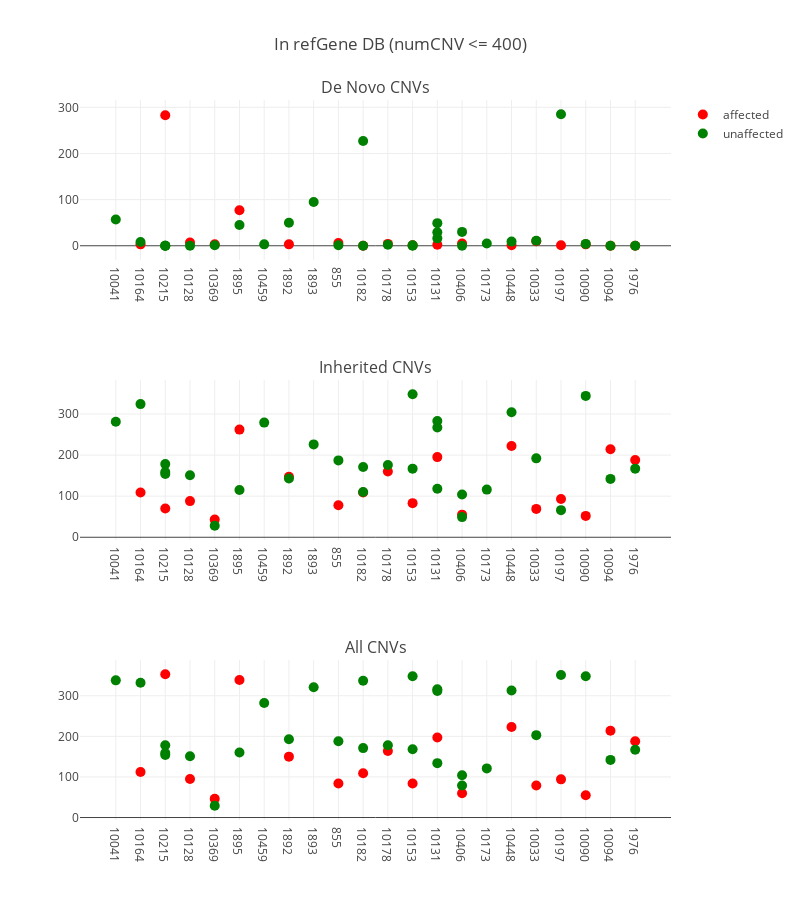
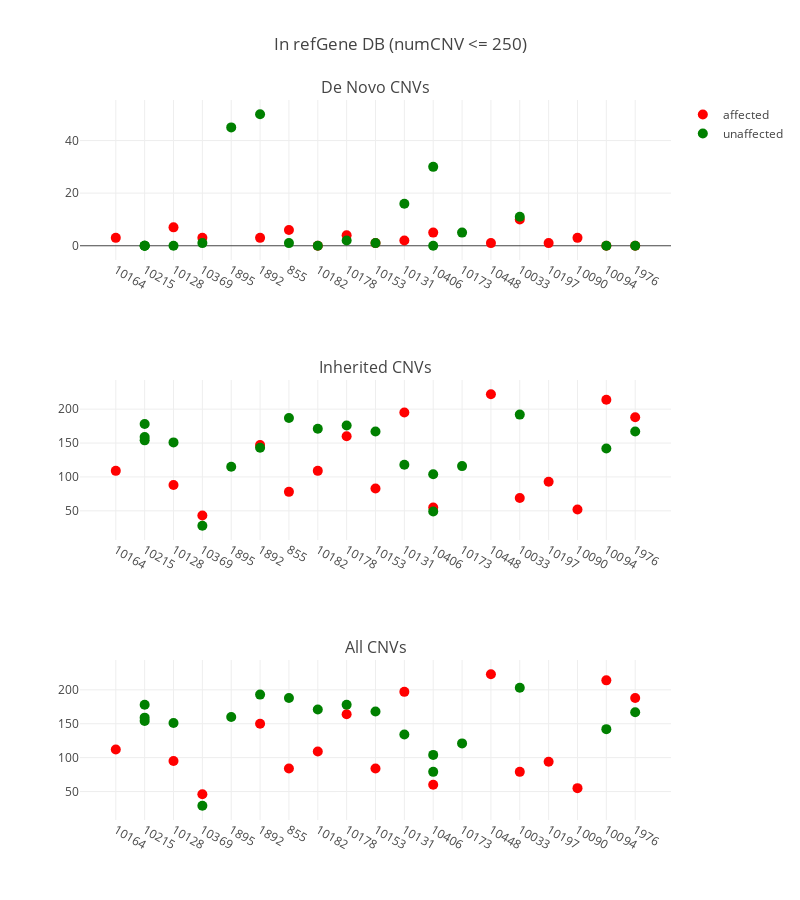

Write notebook code for charts like these, in order.
### Code cell
plot_cnvs('/data/sudregp/cnv/penncnv/results/summary_refgene_400.csv',
          'In refGene DB (numCNV <= 400)')
plot_cnvs('/data/sudregp/cnv/penncnv/results/summary_refgene_250.csv',
          'In refGene DB (numCNV <= 250)')

### Figure 1 — Plotly figure (JSON) as saved in the notebook; plotly's stock layout.template omitted (floating-point values rounded to 4 significant figures)
{"data": [{"hoverinfo": "text+y", "marker": {"color": "red", "size": 10}, "mode": "markers", "name": "affected", "showlegend": true, "text": ["CLIA_400122", "CLIA_400125", "CLIA_400153", "CCGO_800980", "CLIA_400132", "CLIA_400134", "CLIA_400216", "CLIA_400121", "CLIA_400131", "CLIA_400128", "CLIA_400140", "CLIA_400178", "CLIA_400205", "CLIA_400127", "CLIA_400129", "CLIA_400123", "CLIA_400130", "CLIA_400204"], "type": "scatter", "x": [1, 2, 3, 4, 5, 7, 9, 10, 11, 12, 13, 14, 16, 17, 18, 19, 20, 21], "xaxis": "x1", "y": [3, 283, 7, 3, 77, 3, 6, 0, 4, 1, 2, 5, 1, 10, 1, 3, 0, 0], "yaxis": "y1"}, {"hoverinfo": "text+y", "hovertext": ["CLIA_400155", "CLIA_400135", "CLIA_400191", "CLIA_400189", "CLIA_400193", "CLIA_400152", "CCGO_800979", "CLIA_400158", "CLIA_400209", "CLIA_400175", "CLIA_400162", "CLIA_400133", "CLIA_400170", "CLIA_400172", "CLIA_400159", "CLIA_400210", "CLIA_400212", "CLIA_400138", "CLIA_400139", "CLIA_400142", "CLIA_400179", "CLIA_400180", "CLIA_400148", "CLIA_400200", "CLIA_400166", "CLIA_400181", "CLIA_400195", "CLIA_400144", "CLIA_400201"], "marker": {"color": "green", "size": 10}, "mode": "markers", "name": "unaffected", "showlegend": true, "type": "scatter", "x": [0, 1, 2, 2, 2, 3, 4, 5, 6, 7, 8, 9, 10, 10, 11, 12, 12, 13, 13, 13, 14, 14, 15, 16, 17, 18, 19, 20, 21], "xaxis": "x1", "y": [57, 8, 0, 0, 0, 0, 1, 45, 3, 50, 95, 1, 0, 227, 2, 0, 1, 16, 49, 29, 30, 0, 5, 9, 11, 285, 4, 0, 0], "yaxis": "y1"}, {"hoverinfo": "text+y", "marker": {"color": "red", "size": 10}, "mode": "markers", "name": "affected", "showlegend": false, "text": ["CLIA_400122", "CLIA_400125", "CLIA_400153", "CCGO_800980", "CLIA_400132", "CLIA_400134", "CLIA_400216", "CLIA_400121", "CLIA_400131", "CLIA_400128", "CLIA_400140", "CLIA_400178", "CLIA_400205", "CLIA_400127", "CLIA_400129", "CLIA_400123", "CLIA_400130", "CLIA_400204"], "type": "scatter", "x": [1, 2, 3, 4, 5, 7, 9, 10, 11, 12, 13, 14, 16, 17, 18, 19, 20, 21], "xaxis": "x2", "y": [109, 70, 88, 43, 262, 147, 78, 109, 160, 83, 195, 55, 222, 69, 93, 52, 214, 188], "yaxis": "y2"}, {"hoverinfo": "text+y", "hovertext": ["CLIA_400155", "CLIA_400135", "CLIA_400191", "CLIA_400189", "CLIA_400193", "CLIA_400152", "CCGO_800979", "CLIA_400158", "CLIA_400209", "CLIA_400175", "CLIA_400162", "CLIA_400133", "CLIA_400170", "CLIA_400172", "CLIA_400159", "CLIA_400210", "CLIA_400212", "CLIA_400138", "CLIA_400139", "CLIA_400142", "CLIA_400179", "CLIA_400180", "CLIA_400148", "CLIA_400200", "CLIA_400166", "CLIA_400181", "CLIA_400195", "CLIA_400144", "CLIA_400201"], "marker": {"color": "green", "size": 10}, "mode": "markers", "name": "unaffected", "showlegend": false, "type": "scatter", "x": [0, 1, 2, 2, 2, 3, 4, 5, 6, 7, 8, 9, 10, 10, 11, 12, 12, 13, 13, 13, 14, 14, 15, 16, 17, 18, 19, 20, 21], "xaxis": "x2", "y": [281, 324, 159, 154, 178, 151, 28, 115, 279, 143, 226, 187, 171, 110, 176, 348, 167, 118, 267, 283, 49, 104, 116, 304, 192, 66, 344, 142, 167], "yaxis": "y2"}, {"hoverinfo": "text+y", "marker": {"color": "red", "size": 10}, "mode": "markers", "name": "affected", "showlegend": false, "text": ["CLIA_400122", "CLIA_400125", "CLIA_400153", "CCGO_800980", "CLIA_400132", "CLIA_400134", "CLIA_400216", "CLIA_400121", "CLIA_400131", "CLIA_400128", "CLIA_400140", "CLIA_400178", "CLIA_400205", "CLIA_400127", "CLIA_400129", "CLIA_400123", "CLIA_400130", "CLIA_400204"], "type": "scatter", "x": [1, 2, 3, 4, 5, 7, 9, 10, 11, 12, 13, 14, 16, 17, 18, 19, 20, 21], "xaxis": "x3", "y": [112, 353, 95, 46, 339, 150, 84, 109, 164, 84, 197, 60, 223, 79, 94, 55, 214, 188], "yaxis": "y3"}, {"hoverinfo": "text+y", "hovertext": ["CLIA_400155", "CLIA_400135", "CLIA_400191", "CLIA_400189", "CLIA_400193", "CLIA_400152", "CCGO_800979", "CLIA_400158", "CLIA_400209", "CLIA_400175", "CLIA_400162", "CLIA_400133", "CLIA_400170", "CLIA_400172", "CLIA_400159", "CLIA_400210", "CLIA_400212", "CLIA_400138", "CLIA_400139", "CLIA_400142", "CLIA_400179", "CLIA_400180", "CLIA_400148", "CLIA_400200", "CLIA_400166", "CLIA_400181", "CLIA_400195", "CLIA_400144", "CLIA_400201"], "marker": {"color": "green", "size": 10}, "mode": "markers", "name": "unaffected", "showlegend": false, "type": "scatter", "x": [0, 1, 2, 2, 2, 3, 4, 5, 6, 7, 8, 9, 10, 10, 11, 12, 12, 13, 13, 13, 14, 14, 15, 16, 17, 18, 19, 20, 21], "xaxis": "x3", "y": [338, 332, 159, 154, 178, 151, 29, 160, 282, 193, 321, 188, 171, 337, 178, 348, 168, 134, 316, 312, 79, 104, 121, 313, 203, 351, 348, 142, 167], "yaxis": "y3"}], "layout": {"annotations": [{"font": {"size": 16}, "showarrow": false, "text": "De Novo CNVs", "x": 0.5, "xanchor": "center", "xref": "paper", "y": 1, "yanchor": "bottom", "yref": "paper"}, {"font": {"size": 16}, "showarrow": false, "text": "Inherited CNVs", "x": 0.5, "xanchor": "center", "xref": "paper", "y": 0.6111, "yanchor": "bottom", "yref": "paper"}, {"font": {"size": 16}, "showarrow": false, "text": "All CNVs", "x": 0.5, "xanchor": "center", "xref": "paper", "y": 0.2222, "yanchor": "bottom", "yref": "paper"}], "height": 900, "hovermode": "closest", "title": "In refGene DB (numCNV <= 400)", "width": 800, "xaxis1": {"anchor": "y1", "domain": [0, 1], "ticktext": ["10041", "10164", "10215", "10128", "10369", "1895", "10459", "1892", "1893", "855", "10182", "10178", "10153", "10131", "10406", "10173", "10448", "10033", "10197", "10090", "10094", "1976"], "tickvals": [0, 1, 2, 3, 4, 5, 6, 7, 8, 9, 10, 11, 12, 13, 14, 15, 16, 17, 18, 19, 20, 21], "zeroline": false}, "xaxis2": {"anchor": "y2", "domain": [0, 1], "ticktext": ["10041", "10164", "10215", "10128", "10369", "1895", "10459", "1892", "1893", "855", "10182", "10178", "10153", "10131", "10406", "10173", "10448", "10033", "10197", "10090", "10094", "1976"], "tickvals": [0, 1, 2, 3, 4, 5, 6, 7, 8, 9, 10, 11, 12, 13, 14, 15, 16, 17, 18, 19, 20, 21], "zeroline": false}, "xaxis3": {"anchor": "y3", "domain": [0, 1], "ticktext": ["10041", "10164", "10215", "10128", "10369", "1895", "10459", "1892", "1893", "855", "10182", "10178", "10153", "10131", "10406", "10173", "10448", "10033", "10197", "10090", "10094", "1976"], "tickvals": [0, 1, 2, 3, 4, 5, 6, 7, 8, 9, 10, 11, 12, 13, 14, 15, 16, 17, 18, 19, 20, 21], "zeroline": false}, "yaxis1": {"anchor": "x1", "domain": [0.7778, 1]}, "yaxis2": {"anchor": "x2", "domain": [0.3889, 0.6111]}, "yaxis3": {"anchor": "x3", "domain": [0, 0.2222]}}}

### Figure 2 — Plotly figure (JSON) as saved in the notebook; plotly's stock layout.template omitted (floating-point values rounded to 4 significant figures)
{"data": [{"hoverinfo": "text+y", "marker": {"color": "red", "size": 10}, "mode": "markers", "name": "affected", "showlegend": true, "text": ["CLIA_400122", "CLIA_400153", "CCGO_800980", "CLIA_400134", "CLIA_400216", "CLIA_400121", "CLIA_400131", "CLIA_400128", "CLIA_400140", "CLIA_400178", "CLIA_400205", "CLIA_400127", "CLIA_400129", "CLIA_400123", "CLIA_400130", "CLIA_400204"], "type": "scatter", "x": [0, 2, 3, 5, 6, 7, 8, 9, 10, 11, 13, 14, 15, 16, 17, 18], "xaxis": "x1", "y": [3, 7, 3, 3, 6, 0, 4, 1, 2, 5, 1, 10, 1, 3, 0, 0], "yaxis": "y1"}, {"hoverinfo": "text+y", "hovertext": ["CLIA_400191", "CLIA_400189", "CLIA_400193", "CLIA_400152", "CCGO_800979", "CLIA_400158", "CLIA_400175", "CLIA_400133", "CLIA_400170", "CLIA_400159", "CLIA_400212", "CLIA_400138", "CLIA_400179", "CLIA_400180", "CLIA_400148", "CLIA_400166", "CLIA_400144", "CLIA_400201"], "marker": {"color": "green", "size": 10}, "mode": "markers", "name": "unaffected", "showlegend": true, "type": "scatter", "x": [1, 1, 1, 2, 3, 4, 5, 6, 7, 8, 9, 10, 11, 11, 12, 14, 17, 18], "xaxis": "x1", "y": [0, 0, 0, 0, 1, 45, 50, 1, 0, 2, 1, 16, 30, 0, 5, 11, 0, 0], "yaxis": "y1"}, {"hoverinfo": "text+y", "marker": {"color": "red", "size": 10}, "mode": "markers", "name": "affected", "showlegend": false, "text": ["CLIA_400122", "CLIA_400153", "CCGO_800980", "CLIA_400134", "CLIA_400216", "CLIA_400121", "CLIA_400131", "CLIA_400128", "CLIA_400140", "CLIA_400178", "CLIA_400205", "CLIA_400127", "CLIA_400129", "CLIA_400123", "CLIA_400130", "CLIA_400204"], "type": "scatter", "x": [0, 2, 3, 5, 6, 7, 8, 9, 10, 11, 13, 14, 15, 16, 17, 18], "xaxis": "x2", "y": [109, 88, 43, 147, 78, 109, 160, 83, 195, 55, 222, 69, 93, 52, 214, 188], "yaxis": "y2"}, {"hoverinfo": "text+y", "hovertext": ["CLIA_400191", "CLIA_400189", "CLIA_400193", "CLIA_400152", "CCGO_800979", "CLIA_400158", "CLIA_400175", "CLIA_400133", "CLIA_400170", "CLIA_400159", "CLIA_400212", "CLIA_400138", "CLIA_400179", "CLIA_400180", "CLIA_400148", "CLIA_400166", "CLIA_400144", "CLIA_400201"], "marker": {"color": "green", "size": 10}, "mode": "markers", "name": "unaffected", "showlegend": false, "type": "scatter", "x": [1, 1, 1, 2, 3, 4, 5, 6, 7, 8, 9, 10, 11, 11, 12, 14, 17, 18], "xaxis": "x2", "y": [159, 154, 178, 151, 28, 115, 143, 187, 171, 176, 167, 118, 49, 104, 116, 192, 142, 167], "yaxis": "y2"}, {"hoverinfo": "text+y", "marker": {"color": "red", "size": 10}, "mode": "markers", "name": "affected", "showlegend": false, "text": ["CLIA_400122", "CLIA_400153", "CCGO_800980", "CLIA_400134", "CLIA_400216", "CLIA_400121", "CLIA_400131", "CLIA_400128", "CLIA_400140", "CLIA_400178", "CLIA_400205", "CLIA_400127", "CLIA_400129", "CLIA_400123", "CLIA_400130", "CLIA_400204"], "type": "scatter", "x": [0, 2, 3, 5, 6, 7, 8, 9, 10, 11, 13, 14, 15, 16, 17, 18], "xaxis": "x3", "y": [112, 95, 46, 150, 84, 109, 164, 84, 197, 60, 223, 79, 94, 55, 214, 188], "yaxis": "y3"}, {"hoverinfo": "text+y", "hovertext": ["CLIA_400191", "CLIA_400189", "CLIA_400193", "CLIA_400152", "CCGO_800979", "CLIA_400158", "CLIA_400175", "CLIA_400133", "CLIA_400170", "CLIA_400159", "CLIA_400212", "CLIA_400138", "CLIA_400179", "CLIA_400180", "CLIA_400148", "CLIA_400166", "CLIA_400144", "CLIA_400201"], "marker": {"color": "green", "size": 10}, "mode": "markers", "name": "unaffected", "showlegend": false, "type": "scatter", "x": [1, 1, 1, 2, 3, 4, 5, 6, 7, 8, 9, 10, 11, 11, 12, 14, 17, 18], "xaxis": "x3", "y": [159, 154, 178, 151, 29, 160, 193, 188, 171, 178, 168, 134, 79, 104, 121, 203, 142, 167], "yaxis": "y3"}], "layout": {"annotations": [{"font": {"size": 16}, "showarrow": false, "text": "De Novo CNVs", "x": 0.5, "xanchor": "center", "xref": "paper", "y": 1, "yanchor": "bottom", "yref": "paper"}, {"font": {"size": 16}, "showarrow": false, "text": "Inherited CNVs", "x": 0.5, "xanchor": "center", "xref": "paper", "y": 0.6111, "yanchor": "bottom", "yref": "paper"}, {"font": {"size": 16}, "showarrow": false, "text": "All CNVs", "x": 0.5, "xanchor": "center", "xref": "paper", "y": 0.2222, "yanchor": "bottom", "yref": "paper"}], "height": 900, "hovermode": "closest", "title": "In refGene DB (numCNV <= 250)", "width": 800, "xaxis1": {"anchor": "y1", "domain": [0, 1], "ticktext": ["10164", "10215", "10128", "10369", "1895", "1892", "855", "10182", "10178", "10153", "10131", "10406", "10173", "10448", "10033", "10197", "10090", "10094", "1976"], "tickvals": [0, 1, 2, 3, 4, 5, 6, 7, 8, 9, 10, 11, 12, 13, 14, 15, 16, 17, 18], "zeroline": false}, "xaxis2": {"anchor": "y2", "domain": [0, 1], "ticktext": ["10164", "10215", "10128", "10369", "1895", "1892", "855", "10182", "10178", "10153", "10131", "10406", "10173", "10448", "10033", "10197", "10090", "10094", "1976"], "tickvals": [0, 1, 2, 3, 4, 5, 6, 7, 8, 9, 10, 11, 12, 13, 14, 15, 16, 17, 18], "zeroline": false}, "xaxis3": {"anchor": "y3", "domain": [0, 1], "ticktext": ["10164", "10215", "10128", "10369", "1895", "1892", "855", "10182", "10178", "10153", "10131", "10406", "10173", "10448", "10033", "10197", "10090", "10094", "1976"], "tickvals": [0, 1, 2, 3, 4, 5, 6, 7, 8, 9, 10, 11, 12, 13, 14, 15, 16, 17, 18], "zeroline": false}, "yaxis1": {"anchor": "x1", "domain": [0.7778, 1]}, "yaxis2": {"anchor": "x2", "domain": [0.3889, 0.6111]}, "yaxis3": {"anchor": "x3", "domain": [0, 0.2222]}}}
